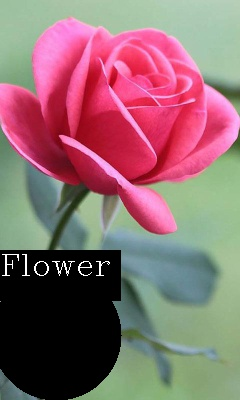
#> input picture 24-7-2020_IP_Kailash_Agarwal/text.jpg, 240 x 400 px, found by its file name
$ python 23-7-2020_Git_IP_Task-1_Suhas_Kadu.py
#> lines starting #> are read from the running program, lines starting #| are printed output that depends on the picture; after the words box and inside, x2 and y2 are one past the last pixel; in counts of white or black regions, pixels touching at a corner belong together
import cv2

img = cv2.imread('text.jpg')
#> img is the input picture: shape (400, 240, 3); mean B, G, R 110.4, 107.8, 140.5

gray_img = cv2.cvtColor(img,cv2.COLOR_BGR2GRAY)
hsv_img = cv2.cvtColor(img,cv2.COLOR_BGR2HSV)
#> hsv_img: shape (400, 240, 3); mean H, S, V 89.1, 90.2, 155.5

cv2.imshow('Original image',img)
cv2.imshow('Gray image',gray_img)
cv2.imshow('HSV image',hsv_img)


img_resize = cv2.resize(img,(400,400))
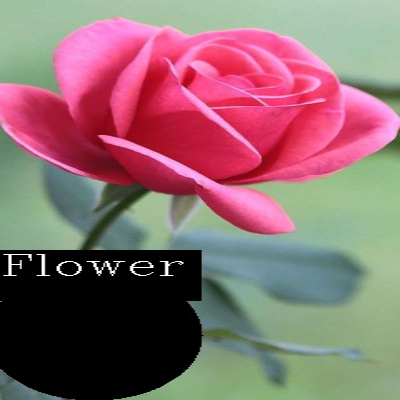
#> img_resize: shape (400, 400, 3); mean B, G, R 110.4, 107.8, 140.5


cv2.imshow('Original image', img)
cv2.imshow('Resized image', img_resize)

print("Original Dimensions ", img.shape)
#| Original Dimensions  (400, 240, 3)
print("Resized Dimensios ", img_resize.shape)
#| Resized Dimensios  (400, 400, 3)


#Simple Threshold
ret, gray_img1 = cv2.threshold(gray_img,155,255,cv2.THRESH_BINARY)
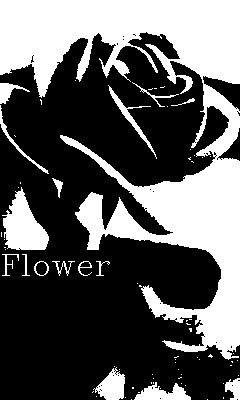
#> gray_img1: shape (400, 240); 36.7% white; 74 white regions (57 under 20 px), largest, box (x1, y1, x2, y2) and area: (0, 0, 240, 360) 30406, (2, 187, 49, 250) 1706, (93, 367, 125, 400) 620
ret, gray_img2 = cv2.threshold(gray_img,150,255,cv2.THRESH_BINARY_INV)
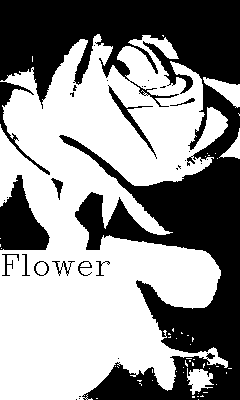
#> gray_img2: shape (400, 240); 57.1% white; 33 black regions (21 under 20 px), largest, box (x1, y1, x2, y2) and area: (0, 0, 240, 400) 37339, (0, 175, 50, 250) 2227, (0, 82, 50, 175) 630
ret, otsu_img = cv2.threshold(gray_img,155,255,cv2.THRESH_OTSU)
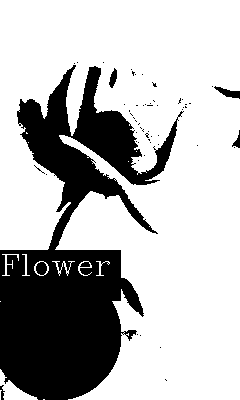
#> otsu_img: shape (400, 240); 71.5% white; 56 black regions (51 under 20 px), largest, box (x1, y1, x2, y2) and area: (0, 65, 184, 400) 26853, (214, 86, 240, 99) 153, (109, 68, 117, 88) 96, (232, 130, 240, 148) 61, (0, 385, 5, 400) 38
#> ret = 90
ret, tozero_img1 = cv2.threshold(gray_img,155,255,cv2.THRESH_TOZERO)
ret, tozero_img2 = cv2.threshold(gray_img,155,255,cv2.THRESH_TOZERO_INV)
ret, mask_img = cv2.threshold(gray_img,155,255,cv2.THRESH_MASK)
#> mask_img: shape (400, 240); every value is 0
ret, trunc_img = cv2.threshold(gray_img,155,255,cv2.THRESH_TRUNC)
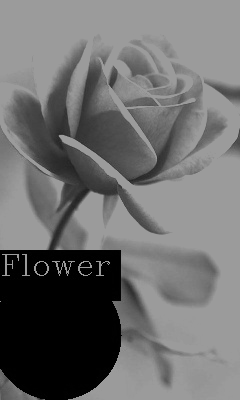
#> trunc_img: shape (400, 240); min 0, max 155, mean 109.9
ret, triangle_img = cv2.threshold(gray_img,155,255,cv2.THRESH_TRIANGLE)
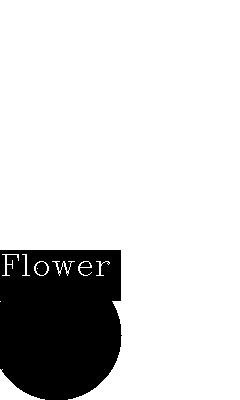
#> triangle_img: shape (400, 240); 83% white; 1 black region, box (x1, y1, x2, y2) and area: (0, 250, 122, 400) 16292
#> ret = 6

#Adaptive Threshold
#Mean method
adaptive_thresh_img1 = cv2.adaptiveThreshold(gray_img,255,cv2.ADAPTIVE_THRESH_MEAN_C,cv2.THRESH_BINARY,7,12)
#> adaptive_thresh_img1: shape (400, 240); 93.6% white; black in thin lines or dots
adaptive_thresh_img2 = cv2.adaptiveThreshold(gray_img,255,cv2.ADAPTIVE_THRESH_MEAN_C,cv2.THRESH_BINARY_INV,7,12)
#> adaptive_thresh_img2: shape (400, 240); 6.4% white in thin lines or dots

#Gaussian method
adaptive_thresh_img3 = cv2.adaptiveThreshold(gray_img,255,cv2.ADAPTIVE_THRESH_GAUSSIAN_C,cv2.THRESH_BINARY,7,12)
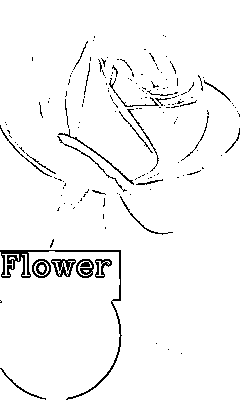
#> adaptive_thresh_img3: shape (400, 240); 96.2% white; black in thin lines or dots
adaptive_thresh_img4 = cv2.adaptiveThreshold(gray_img,255,cv2.ADAPTIVE_THRESH_GAUSSIAN_C,cv2.THRESH_BINARY_INV,7,12)
#> adaptive_thresh_img4: shape (400, 240); 3.8% white in thin lines or dots


#Simple Threshold
cv2.imshow('Binary ',gray_img1)
cv2.imshow('Binary Inv.',gray_img2)
cv2.imshow('Otsu',otsu_img)
cv2.imshow('Tozero',tozero_img1)
cv2.imshow('Tozero Inv.',tozero_img2)
cv2.imshow('Mask',mask_img)
cv2.imshow('Trunc',trunc_img)
cv2.imshow('Triangle',triangle_img)


#Gaussian Threshold
cv2.imshow('Mean-Bin', adaptive_thresh_img1)
cv2.imshow('Mean-Bin Inv.', adaptive_thresh_img2)
cv2.imshow('Gaussian-Bin', adaptive_thresh_img3)
cv2.imshow('Gaussian-Bin Inv.', adaptive_thresh_img4)


#Saving images

cv2.imwrite('Gray_Iamge.jpg',gray_img)
cv2.imwrite('HSV_Image.jpg',hsv_img)

cv2.imwrite('Thresh_Binary.jpg', gray_img1)
cv2.imwrite('Thresh_Binary_Inv.jpg', gray_img2)
cv2.imwrite('Thresh_Otsu.jpg',otsu_img)
cv2.imwrite('Thresh_Tozero.jpg',tozero_img1)
cv2.imwrite('Thresh_Tozero_Inv.jpg',tozero_img2)
cv2.imwrite('Thresh_Trunc.jpg',trunc_img)
cv2.imwrite('Thresh_Triangle.jpg',triangle_img)
cv2.imwrite('Thresh_Mask.jpg',mask_img)

cv2.imwrite('AdaptiveThresh_Mean_Binary.jpg',adaptive_thresh_img1)
cv2.imwrite('AdaptiveThresh_Mean_Binary_Inv.jpg',adaptive_thresh_img2)
cv2.imwrite('Adaptivethresh_Gaussian_Binary.jpg',adaptive_thresh_img3)
cv2.imwrite('AdaptiveThresh_Gaussian_Binary_Inv.jpg',adaptive_thresh_img4)


cv2.waitKey(0)
cv2.destroyAllWindows()
